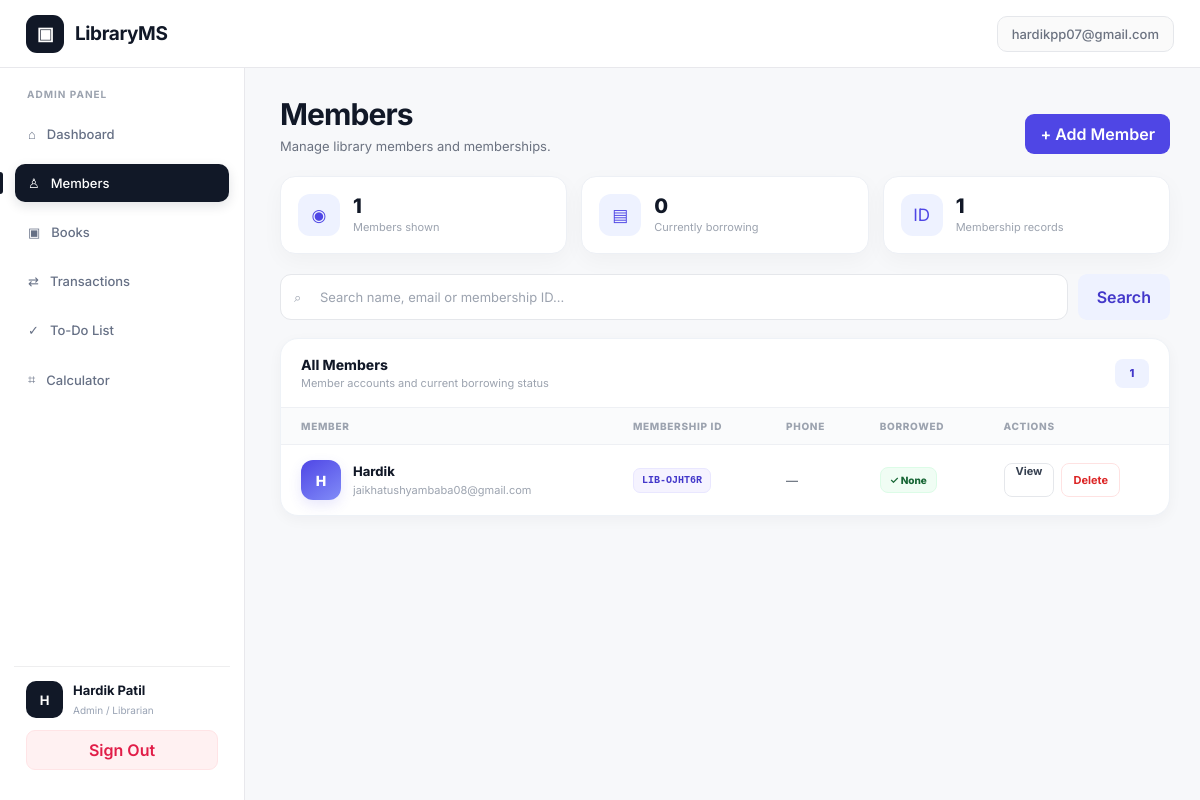
/members (signed in), run on the app's committed database.
### tables this page shows
CREATE TABLE users (
        id INTEGER PRIMARY KEY AUTOINCREMENT,
        email TEXT NOT NULL UNIQUE COLLATE NOCASE,
        password_hash TEXT NOT NULL,
        name TEXT NOT NULL,
        role TEXT NOT NULL DEFAULT 'member',
        created_at TEXT NOT NULL
    );

CREATE TABLE members (
        id INTEGER PRIMARY KEY AUTOINCREMENT,
        name TEXT NOT NULL,
        email TEXT NOT NULL,
        phone TEXT DEFAULT '',
        membership_id TEXT NOT NULL UNIQUE,
        borrowed_books INTEGER NOT NULL DEFAULT 0,
        created_at TEXT NOT NULL,
        updated_at TEXT NOT NULL
    );

### app.py (the view)
@app.route('/members')
@admin_required
def members():
    q=request.args.get('q','').strip().lower(); db=get_db(); rows=db.execute('SELECT * FROM members ORDER BY created_at DESC').fetchall()
    ms=[dict(r) for r in rows if not q or q in r['name'].lower() or q in r['email'].lower() or q in r['membership_id'].lower()]
    return render_template('members.html', members=ms, q=q)

### app.py (called while the page is built)
def get_db():
    if 'db' not in g:
        g.db = sqlite3.connect(app.config['DATABASE'])
        g.db.row_factory = sqlite3.Row
        g.db.execute('PRAGMA foreign_keys = ON')
    return g.db

def current_user():
    uid = session.get('user_id')
    if not uid:
        return None
    return get_db().execute('SELECT * FROM users WHERE id=?', (uid,)).fetchone()

def admin_required(view):
    @wraps(view)
    def wrapped(*args, **kwargs):
        user = current_user()
        if not user:
            return redirect(url_for('login'))
        if user['role'] != 'admin':
            flash('Admin access required.', 'error')
            return redirect(url_for('dashboard'))
        return view(*args, **kwargs)
    return wrapped

@app.context_processor
def inject_globals():
    return {
        'user': current_user(),
        'fmt_date': fmt_date,
        'fine_per_day': FINE_PER_DAY,
        'loan_days': LOAN_DAYS,
        'max_borrow': MAX_BORROW,
    }

### templates/members.html (shortened to what this page needs)
{% extends 'base.html' %}
{% block content %}
<div class="members-page">
    <div class="members-head">
        <div>
            <h1 class="members-title">
                Members
            </h1>
            <p class="members-subtitle">
                Manage library members and memberships.
            </p>
        </div>
        <button
            class="btn btn-primary"
            type="button"
            onclick="openModal('addMember')">
            + Add Member
        </button>
    </div>
    <div class="member-summary">
        <div class="summary-card">
            <div class="summary-icon">
                ◉
            </div>
            <div>
                <div class="summary-number">
                    {{ members|length }}
                </div>
                <div class="summary-label">
                    Members shown
                </div>
            </div>
        </div>
        <div class="summary-card">
            <div class="summary-icon">
                ▤
            </div>
            <div>
                <div class="summary-number">
                    {% set active_borrowers = members|selectattr('borrowed_books', 'gt', 0)|list|length %}
                    {{ active_borrowers }}
                </div>
                <div class="summary-label">
                    Currently borrowing
                </div>
            </div>
        </div>
        <div class="summary-card">
            <div class="summary-icon">
                ID
            </div>
            <div>
                <div class="summary-number">
                    {{ members|length }}
                </div>
                <div class="summary-label">
                    Membership records
                </div>
            </div>
        </div>
    </div>
    <form
        class="members-toolbar"
        method="get">
        <div class="search-wrap">
            <span class="search-icon">
            </span>
            <input
                class="search-input"
                type="search"
                name="q"
                value="{{ q }}"
                placeholder="Search name, email or membership ID..."
                autocomplete="off"
            >
        </div>
        <button
            class="btn btn-secondary search-btn"
            type="submit">
            Search
        </button>
    </form>
    <section class="card members-card">
        <div class="table-topbar">
            <div>
                <h2 class="table-heading">
                    All Members
                </h2>
                <div class="table-heading-sub">
                    Member accounts and current borrowing status
                </div>
            </div>
            <div class="member-count">
                {{ members|length }}
            </div>
        </div>
        {% if members %}
        <div class="table-scroll">
            <table class="members-table">
                <thead>
                    <tr>
                        <th>Member</th>
                        <th>Membership ID</th>
                        <th>Phone</th>
                        <th>Borrowed</th>
                        <th>Actions</th>
                    </tr>
                </thead>
                <tbody>
                {% for m in members %}
                    <tr>
                        <td>
                            <div class="member-cell">
                                <div class="member-avatar">
                                    {{ (m.name or m.email)[0]|upper }}
                                </div>
                                <div>
                                    <div class="member-cell-name">
                                        {{ m.name }}
                                    </div>
                                    <div class="member-cell-email">
                                        {{ m.email }}
                                    </div>
                                </div>
                            </div>
                        </td>
                        <td>
                            <code class="membership-id">
                                {{ m.membership_id }}
                            </code>
                        </td>
                        <td>
                            <span class="phone-text">
                                {{ m.phone or '—' }}
                            </span>
                        </td>
                        <td>
                            {% if m.borrowed_books %}
                                <span class="borrowed-badge borrowed-active">
                                    ● {{ m.borrowed_books }} borrowed
                                </span>
                            {% else %}
                                <span class="borrowed-badge borrowed-none">
                                    ✓ None
                                </span>
                            {% endif %}
                        </td>
                        <td>
                            <div class="member-actions">
                                <a
                                    class="btn action-btn action-view"
                                    href="{{ url_for('member_profile', member_id=m.id) }}">
                                    View
                                </a>
                                <form
                                    method="post"
                                    action="{{ url_for('delete_member', member_id=m.id) }}"
                                    onsubmit="return confirm('Delete this member? This action cannot be undone.')"
                                    style="margin:0">
                                    <button
                                        type="submit"
                                        class="btn action-btn action-delete">
                                        Delete
                                    </button>
                                </form>
                            </div>
                        </td>
                    </tr>
                {% endfor %}
                </tbody>
            </table>
        </div>
        {% endif %}
    </section>
</div>
{% endblock %}

### templates/base.html (shortened to what this page needs)
<!doctype html>
<html lang="en">
<head>
    <link rel="stylesheet"
          href="{{ url_for('static', filename='style.css') }}">
</head>
<body>
<div class="app">
    <header class="topbar">
        <a class="brand"
           href="{{ url_for('dashboard') }}">
            <span class="brand-icon">▣</span>
            <span>LibraryMS</span>
        </a>
        {% if user %}
            <span class="user-mini">
                {{ user['email'] }}
            </span>
        {% endif %}
    </header>
    <div class="layout">
        <aside class="sidebar">
            <div class="nav-title">
                {{ 'Admin Panel' if user and user['role']=='admin' else 'Library' }}
            </div>
            <nav class="nav">
                <a
                    class="{{ 'active' if request.endpoint=='dashboard' else '' }}"
                    href="{{ url_for('dashboard') }}"
                >
                    <span>⌂</span>
                    <span>Dashboard</span>
                </a>
                {% if user and user['role']=='admin' %}
                <a
                    class="{{ 'active' if request.endpoint in ['members','member_profile'] else '' }}"
                    href="{{ url_for('members') }}"
                >
                    <span>♙</span>
                    <span>Members</span>
                </a>
                {% endif %}
                <a
                    class="{{ 'active' if request.endpoint=='books' else '' }}"
                    href="{{ url_for('books') }}"
                >
                    <span>▣</span>
                    <span>
                        {{ 'Books' if user and user['role']=='admin'
                           else 'Browse Books' }}
                    </span>
                </a>
                {% if user and user['role']=='admin' %}
                <a
                    class="{{ 'active' if request.endpoint=='transactions' else '' }}"
                    href="{{ url_for('transactions') }}"
                >
                    <span>⇄</span>
                    <span>Transactions</span>
                </a>
                {% endif %}
                <a
                    class="{{ 'active' if request.endpoint in ['todo','add_todo','toggle_todo','delete_todo','clear_completed_todos'] else '' }}"
                    href="{{ url_for('todo') }}"
                >
                    <span>✓</span>
                    <span>To-Do List</span>
                </a>
                <a
                    class="{{ 'active' if request.endpoint=='calculator' else '' }}"
                    href="{{ url_for('calculator') }}"
                >
                    <span>⌗</span>
                    <span>Calculator</span>
                </a>
            </nav>
            <div class="sidebar-user">
                <div class="row">
                    <div class="avatar">
                        {{ (user['name'] or user['email'])[0]|upper }}
                    </div>
                    <div style="min-width:0">
                        <strong
                            style="
                                font-size:13px;
                                display:block;
                                white-space:nowrap;
                                overflow:hidden;
                                text-overflow:ellipsis;
                            "
                        >
                            {{ user['name'] }}
                        </strong>
                        <span class="muted">
                            {% if user['role']=='admin' %}
                                Admin / Librarian
                            {% else %}
                                Member
                            {% endif %}
                        </span>
                    </div>
                </div>
                <a
                    class="btn btn-danger"
                    style="
                        display:block;
                        text-align:center;
                        margin-top:12px;
                        padding:9px;
                        text-decoration:none;
                    "
                    href="{{ url_for('logout') }}"
                >
                    Sign Out
                </a>
            </div>
        </aside>
        <main class="main">
            {% block content %}
            {% endblock %}
        </main>
    </div>
</div>
</body>
</html>

### static/style.css (style rules this page uses)
:root { --indigo:#4f46e5;--violet:#7c3aed;--bg:#f8fafc;--text:#0f172a;--muted:#64748b;--border:#e2e8f0;--card:#fff;--danger:#ef4444;--success:#10b981 }
* { box-sizing:border-box }
body { margin:0;font-family:Inter,ui-sans-serif,system-ui,-apple-system,BlinkMacSystemFont,"Segoe UI",sans-serif;background:var(--bg);color:var(--text) }
a { text-decoration:none;color:inherit }
button,input,select { font:inherit }
.app { min-height:100vh }
.topbar { height:64px;background:rgba(255,255,255,.94);border-bottom:1px solid #eef2f7;display:flex;align-items:center;padding:0 28px;position:sticky;top:0;z-index:20 }
.brand { display:flex;align-items:center;gap:10px;font-weight:800 }
.brand-icon { width:38px;height:38px;border-radius:12px;background:linear-gradient(135deg,#4f46e5,#7c3aed);color:#fff;display:grid;place-items:center }
.user-mini { font-size:13px;color:#64748b }
.layout { display:flex;min-height:calc(100vh - 64px) }
.sidebar { width:250px;background:#fff;border-right:1px solid #eef2f7;padding:20px 14px;position:fixed;top:64px;bottom:0 }
.nav-title { font-size:10px;text-transform:uppercase;letter-spacing:.16em;color:#94a3b8;font-weight:800;padding:14px 12px 8px }
.nav a { display:flex;gap:12px;align-items:center;padding:11px 12px;border-radius:12px;color:#64748b;font-size:14px;font-weight:600;margin:3px 0 }
.nav a.active,.nav a:hover { background:#eef2ff;color:#4338ca }
.sidebar-user { position:absolute;bottom:16px;left:14px;right:14px;border-top:1px solid #f1f5f9;padding-top:15px }
.avatar { width:36px;height:36px;border-radius:50%;background:linear-gradient(135deg,#4f46e5,#7c3aed);color:#fff;display:grid;place-items:center;font-weight:800 }
.row { display:flex;align-items:center;gap:10px }
.main { margin-left:250px;flex:1;padding:30px;max-width:1400px }
.muted { color:var(--muted);font-size:14px }
.card { background:#fff;border:1px solid #eef2f7;border-radius:18px;box-shadow:0 4px 14px rgba(15,23,42,.04);padding:20px }
.btn { border:0;border-radius:11px;padding:10px 15px;cursor:pointer;font-weight:700 }
.btn-primary { background:var(--indigo);color:#fff }
.btn-secondary { background:#eef2ff;color:#4338ca }
.btn-danger { background:#fee2e2;color:#b91c1c }

### data on the page
users: email "hardikpp07@gmail.com", role "ADMIN PANEL", role "Books", name "H", name "Hardik Patil"
members: name "H", name "Hardik", email "jaikhatushyambaba08@gmail.com", membership_id "LIB-OJHT6R", phone "—", borrowed_books "✓ None"

### other printed values
{{ members|length }} "1"
{{ active_borrowers }} "0"
